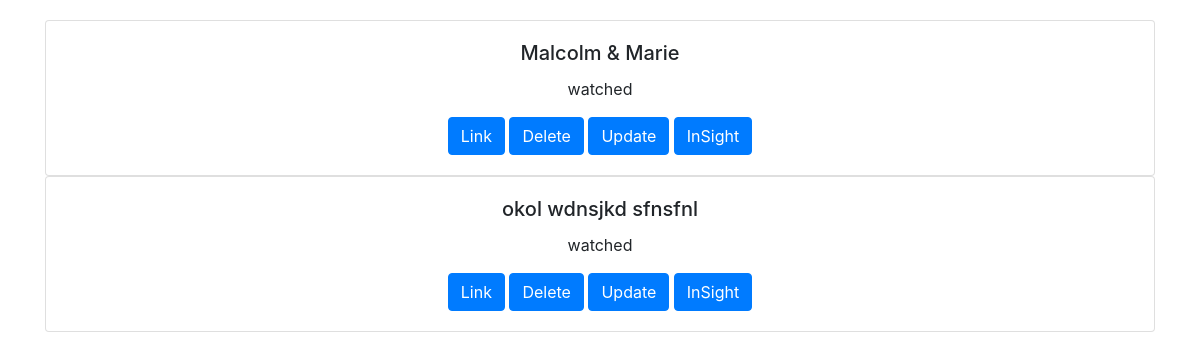
Before: / with the older database file.
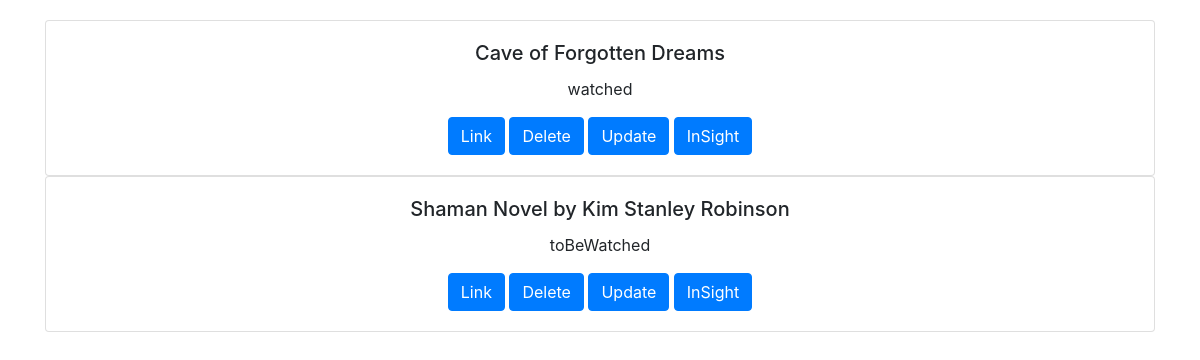
After: the same page with the newer database file.
### booksandmoviesapp/models.py (models this page shows)
class booksandmovies(models.Model):
    booksandmovies_name = models.TextField()
    booksandmovies_link = models.TextField()
    booksandmovies_remark = models.TextField()

### booksandmoviesapp/views.py (the view)
# urls.py: path('', views.index, name='index'),
def index(request):
    booksandmoviesItem = booksandmovies.objects.all()
    return render(request, 'booksandmoviesapp/index.html',{'booksandmoviesItem':booksandmoviesItem})

### booksandmoviesapp/templates/booksandmoviesapp/index.html (shortened to what this page needs)
<!doctype html>
<html lang="en">
{% load static %}
<head>
  <link rel="stylesheet" href="https://maxcdn.bootstrapcdn.com/bootstrap/4.0.0/css/bootstrap.min.css"
>
</head>
<body>
  <div class="container" id="containerDiv">
    <div style="margin-top:20px">
      {% for booksandmovies_list in booksandmoviesItem %}
      <div class="card text-center">
        <div class="card-body" id="cardBody">
          <h5 class="card-title">{{ booksandmovies_list.booksandmovies_name }}</h5>
          <p class="card-text">{{ booksandmovies_list.booksandmovies_remark }}</p>
          <a href="{{ booksandmovies_list.booksandmovies_link }}" target="_blank" class="btn btn-primary">Link</a>
          <a href="{% url 'deleteBookorMovie' booksandmovies_list.id %}" class="btn btn-primary">Delete</a>
          <a href="{% url 'updateBookorMovie' booksandmovies_list.id %}" class="btn btn-primary">Update</a>
          <a href="{% url 'viewBookorMovie' booksandmovies_list.id %}" target="_blank"
            class="btn btn-primary">InSight</a>
        </div>
      </div>
      {% endfor %}
    </div>
  </div>
</body>
</html>

Changed rows visible on the page:
removed booksandmovies: booksandmovies_name "Malcolm & Marie", booksandmovies_remark "watched"
removed booksandmovies: booksandmovies_name "okol wdnsjkd sfnsfnl", booksandmovies_remark "watched"
added booksandmovies: booksandmovies_name "Cave of Forgotten Dreams", booksandmovies_remark "watched"
added booksandmovies: booksandmovies_name "Shaman Novel by Kim Stanley Robinson", booksandmovies_remark "toBeWatched"
